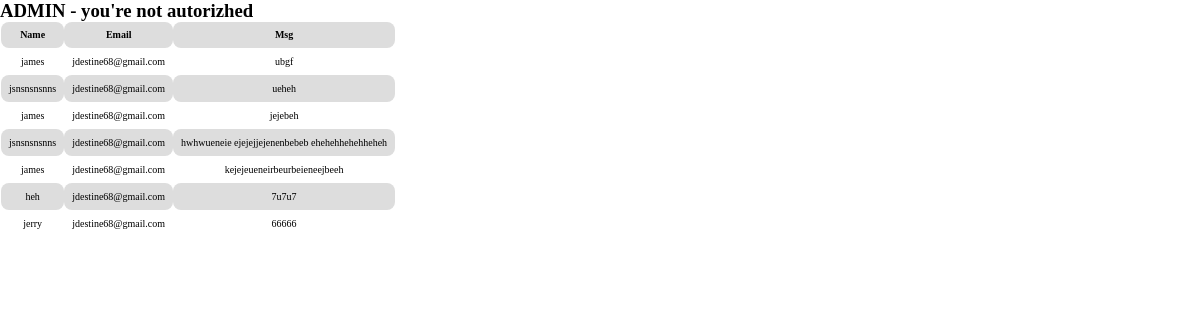
The page /admin on the database its author committed.
### tables this page shows
CREATE TABLE contact
    (id INTEGER PRIMARY KEY AUTOINCREMENT,
    name VARCHAR(25) NOT NULL,
    email VARCHAR(80) NOT NULL,
    msg TEXT );

### folio.py (the view)
@app.route('/admin')
def admin():
    x = db().execute("SELECT * FROM contact")
    return render_template('admin.html', has=x)

### folio.py (called while the page is built)
def db():
    db = SQL('sqlite:///data.db')
    db.execute("""CREATE TABLE IF NOT EXISTS contact
    (id INTEGER PRIMARY KEY AUTOINCREMENT,
    name VARCHAR(25) NOT NULL,
    email VARCHAR(80) NOT NULL,
    msg TEXT )""")
    return db

### templates/admin.html (shortened to what this page needs)
<!DOCTYPE html>
<html lang="en">
   <head>
      <link rel="stylesheet" href="{{ url_for('static', filename='css/bogosla.min.css') }}">
   </head>
   <body>
       <h3>ADMIN - you're not autorizhed</h3>
       <table class="table style-b triped" style="font-size: 10px;">
           <tr>
               <th>Name</th>
               <th>Email</th>
               <th>Msg</th>
           </tr>
       {% if has %}
       {% for i in has %}
           <tr>
               <td>{{ i['name'] }}</td>
               <td>{{ i['email'] }}</td>
               <td>{{ i['msg'] }}</td>
           </tr>
       {% endfor %}
       {% endif %}
   </body>
</html>

### rows shown on the page
contact: name "james", email "jdestine68@gmail.com", msg "ubgf"
contact: name "jsnsnsnsnns", email "jdestine68@gmail.com", msg "ueheh"
contact: name "james", email "jdestine68@gmail.com", msg "jejebeh"
contact: name "jsnsnsnsnns", email "jdestine68@gmail.com", msg "hwhwueneie ejejejjejenenbebeb ehehehhehehheheh"
contact: name "james", email "jdestine68@gmail.com", msg "kejejeueneirbeurbeieneejbeeh"
contact: name "heh", email "jdestine68@gmail.com", msg "7u7u7"
contact: name "jerry", email "jdestine68@gmail.com", msg "66666"
